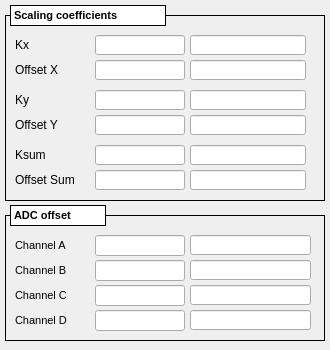
<?xml version="1.0" encoding="UTF-8"?>
<ui version="4.0">
 <class>MainWindow</class>
 <widget class="QMainWindow" name="MainWindow">
  <property name="geometry">
   <rect>
    <x>0</x>
    <y>0</y>
    <width>330</width>
    <height>350</height>
   </rect>
  </property>
  <property name="windowTitle">
   <string>Scaling Coefficients</string>
  </property>
  <property name="Title" stdset="0">
   <string>Kx,Ky &gt;&gt; $(BPM)</string>
  </property>
  <widget class="QWidget" name="centralwidget">
   <widget class="caFrame" name="caframe_2">
    <property name="geometry">
     <rect>
      <x>5</x>
      <y>15</y>
      <width>320</width>
      <height>186</height>
     </rect>
    </property>
    <property name="frameShape">
     <enum>QFrame::Box</enum>
    </property>
    <property name="frameShadow">
     <enum>QFrame::Plain</enum>
    </property>
    <property name="lineWidth">
     <number>1</number>
    </property>
    <property name="midLineWidth">
     <number>1</number>
    </property>
    <property name="background">
     <color>
      <red>0</red>
      <green>0</green>
      <blue>0</blue>
     </color>
    </property>
    <property name="backgroundMode">
     <enum>caFrame::Outline</enum>
    </property>
    <property name="styleSheet" stdset="0">
     <string notr="true"/>
    </property>
    <widget class="caTextEntry" name="bpmid">
     <property name="geometry">
      <rect>
       <x>90</x>
       <y>20</y>
       <width>90</width>
       <height>20</height>
      </rect>
     </property>
     <property name="font">
      <font>
       <family>FreeSans</family>
       <pointsize>10</pointsize>
      </font>
     </property>
     <property name="cursorPosition">
      <number>0</number>
     </property>
     <property name="alignment">
      <set>Qt::AlignRight|Qt::AlignTrailing|Qt::AlignVCenter</set>
     </property>
     <property name="channel" stdset="0">
      <string notr="true">$(BPM):kx_sp</string>
     </property>
     <property name="foreground">
      <color>
       <red>170</red>
       <green>0</green>
       <blue>0</blue>
      </color>
     </property>
     <property name="background">
      <color>
       <red>255</red>
       <green>255</green>
       <blue>127</blue>
      </color>
     </property>
     <property name="colorMode">
      <enum>caLineEdit::Static</enum>
     </property>
     <property name="fontScaleMode" stdset="0">
      <enum>caLineEdit::WidthAndHeight</enum>
     </property>
     <property name="styleSheet" stdset="0">
      <string notr="true">caTextEntry,caLineEdit {background-color: rgba(255, 255, 127, 255); color: rgba(170, 0, 0, 255); border-radius: 1px;} caLineEdit {border: 0px; border-style:outset; padding: 0px 0px 0px 2px; border-color: rgba(0, 0, 0, 255) rgba(0, 0, 0, 255)  rgba(0, 0, 0, 255) rgba(0, 0, 0, 255);} caTextEntry { border: 2px; padding: 0px;} caTextEntry {border-style:inset; border-color: rgba(127, 127, 63, 255) rgba(255, 255, 255, 255)  rgba(255, 255, 255, 255) rgba(127, 127, 63, 255);} caTextEntry:focus {padding: 0px; border: 2px groove rgba(255, 0, 0, 255); border-radius: 1px;} </string>
     </property>
    </widget>
    <widget class="QLabel" name="label_8">
     <property name="geometry">
      <rect>
       <x>10</x>
       <y>20</y>
       <width>26</width>
       <height>20</height>
      </rect>
     </property>
     <property name="font">
      <font>
       <pointsize>9</pointsize>
      </font>
     </property>
     <property name="text">
      <string>Kx</string>
     </property>
    </widget>
    <widget class="caLineEdit" name="calineedit_15">
     <property name="geometry">
      <rect>
       <x>185</x>
       <y>20</y>
       <width>116</width>
       <height>20</height>
      </rect>
     </property>
     <property name="font">
      <font>
       <family>Sans Serif</family>
       <pointsize>10</pointsize>
      </font>
     </property>
     <property name="alignment">
      <set>Qt::AlignCenter</set>
     </property>
     <property name="readOnly">
      <bool>true</bool>
     </property>
     <property name="channel" stdset="0">
      <string notr="true">$(BPM):kx_mon</string>
     </property>
     <property name="foreground">
      <color>
       <red>0</red>
       <green>0</green>
       <blue>0</blue>
      </color>
     </property>
     <property name="background">
      <color>
       <red>255</red>
       <green>255</green>
       <blue>255</blue>
      </color>
     </property>
     <property name="colorMode">
      <enum>caLineEdit::Static</enum>
     </property>
     <property name="frameLineWidth" stdset="0">
      <number>1</number>
     </property>
     <property name="fontScaleMode" stdset="0">
      <enum>caLineEdit::WidthAndHeight</enum>
     </property>
     <property name="unitsEnabled">
      <bool>true</bool>
     </property>
    </widget>
    <widget class="QLabel" name="label_9">
     <property name="geometry">
      <rect>
       <x>10</x>
       <y>45</y>
       <width>61</width>
       <height>20</height>
      </rect>
     </property>
     <property name="font">
      <font>
       <pointsize>9</pointsize>
      </font>
     </property>
     <property name="text">
      <string>Offset X</string>
     </property>
    </widget>
    <widget class="caLineEdit" name="calineedit_16">
     <property name="geometry">
      <rect>
       <x>185</x>
       <y>45</y>
       <width>116</width>
       <height>20</height>
      </rect>
     </property>
     <property name="font">
      <font>
       <family>Sans Serif</family>
       <pointsize>10</pointsize>
      </font>
     </property>
     <property name="alignment">
      <set>Qt::AlignCenter</set>
     </property>
     <property name="readOnly">
      <bool>true</bool>
     </property>
     <property name="channel" stdset="0">
      <string notr="true">$(BPM):off_x_mon</string>
     </property>
     <property name="foreground">
      <color>
       <red>0</red>
       <green>0</green>
       <blue>0</blue>
      </color>
     </property>
     <property name="background">
      <color>
       <red>255</red>
       <green>255</green>
       <blue>255</blue>
      </color>
     </property>
     <property name="colorMode">
      <enum>caLineEdit::Static</enum>
     </property>
     <property name="frameLineWidth" stdset="0">
      <number>1</number>
     </property>
     <property name="fontScaleMode" stdset="0">
      <enum>caLineEdit::WidthAndHeight</enum>
     </property>
     <property name="unitsEnabled">
      <bool>true</bool>
     </property>
    </widget>
    <widget class="caTextEntry" name="bpmid_2">
     <property name="geometry">
      <rect>
       <x>90</x>
       <y>45</y>
       <width>90</width>
       <height>20</height>
      </rect>
     </property>
     <property name="font">
      <font>
       <family>FreeSans</family>
       <pointsize>10</pointsize>
      </font>
     </property>
     <property name="cursorPosition">
      <number>0</number>
     </property>
     <property name="alignment">
      <set>Qt::AlignRight|Qt::AlignTrailing|Qt::AlignVCenter</set>
     </property>
     <property name="channel" stdset="0">
      <string notr="true">$(BPM):off_x_sp</string>
     </property>
     <property name="foreground">
      <color>
       <red>170</red>
       <green>0</green>
       <blue>0</blue>
      </color>
     </property>
     <property name="background">
      <color>
       <red>255</red>
       <green>255</green>
       <blue>127</blue>
      </color>
     </property>
     <property name="colorMode">
      <enum>caLineEdit::Static</enum>
     </property>
     <property name="fontScaleMode" stdset="0">
      <enum>caLineEdit::WidthAndHeight</enum>
     </property>
     <property name="styleSheet" stdset="0">
      <string notr="true">caTextEntry,caLineEdit {background-color: rgba(255, 255, 127, 255); color: rgba(170, 0, 0, 255); border-radius: 1px;} caLineEdit {border: 0px; border-style:outset; padding: 0px 0px 0px 2px; border-color: rgba(0, 0, 0, 255) rgba(0, 0, 0, 255)  rgba(0, 0, 0, 255) rgba(0, 0, 0, 255);} caTextEntry { border: 2px; padding: 0px;} caTextEntry {border-style:inset; border-color: rgba(127, 127, 63, 255) rgba(255, 255, 255, 255)  rgba(255, 255, 255, 255) rgba(127, 127, 63, 255);} caTextEntry:focus {padding: 0px; border: 2px groove rgba(255, 0, 0, 255); border-radius: 1px;} </string>
     </property>
    </widget>
    <widget class="caTextEntry" name="bpmid_4">
     <property name="geometry">
      <rect>
       <x>90</x>
       <y>75</y>
       <width>90</width>
       <height>20</height>
      </rect>
     </property>
     <property name="font">
      <font>
       <family>FreeSans</family>
       <pointsize>10</pointsize>
      </font>
     </property>
     <property name="cursorPosition">
      <number>0</number>
     </property>
     <property name="alignment">
      <set>Qt::AlignRight|Qt::AlignTrailing|Qt::AlignVCenter</set>
     </property>
     <property name="channel" stdset="0">
      <string notr="true">$(BPM):ky_sp</string>
     </property>
     <property name="foreground">
      <color>
       <red>170</red>
       <green>0</green>
       <blue>0</blue>
      </color>
     </property>
     <property name="background">
      <color>
       <red>255</red>
       <green>255</green>
       <blue>127</blue>
      </color>
     </property>
     <property name="colorMode">
      <enum>caLineEdit::Static</enum>
     </property>
     <property name="fontScaleMode" stdset="0">
      <enum>caLineEdit::WidthAndHeight</enum>
     </property>
     <property name="styleSheet" stdset="0">
      <string notr="true">caTextEntry,caLineEdit {background-color: rgba(255, 255, 127, 255); color: rgba(170, 0, 0, 255); border-radius: 1px;} caLineEdit {border: 0px; border-style:outset; padding: 0px 0px 0px 2px; border-color: rgba(0, 0, 0, 255) rgba(0, 0, 0, 255)  rgba(0, 0, 0, 255) rgba(0, 0, 0, 255);} caTextEntry { border: 2px; padding: 0px;} caTextEntry {border-style:inset; border-color: rgba(127, 127, 63, 255) rgba(255, 255, 255, 255)  rgba(255, 255, 255, 255) rgba(127, 127, 63, 255);} caTextEntry:focus {padding: 0px; border: 2px groove rgba(255, 0, 0, 255); border-radius: 1px;} </string>
     </property>
    </widget>
    <widget class="caLineEdit" name="calineedit_18">
     <property name="geometry">
      <rect>
       <x>185</x>
       <y>75</y>
       <width>116</width>
       <height>20</height>
      </rect>
     </property>
     <property name="font">
      <font>
       <family>Sans Serif</family>
       <pointsize>10</pointsize>
      </font>
     </property>
     <property name="alignment">
      <set>Qt::AlignCenter</set>
     </property>
     <property name="readOnly">
      <bool>true</bool>
     </property>
     <property name="channel" stdset="0">
      <string notr="true">$(BPM):ky_mon</string>
     </property>
     <property name="foreground">
      <color>
       <red>0</red>
       <green>0</green>
       <blue>0</blue>
      </color>
     </property>
     <property name="background">
      <color>
       <red>255</red>
       <green>255</green>
       <blue>255</blue>
      </color>
     </property>
     <property name="colorMode">
      <enum>caLineEdit::Static</enum>
     </property>
     <property name="frameLineWidth" stdset="0">
      <number>1</number>
     </property>
     <property name="fontScaleMode" stdset="0">
      <enum>caLineEdit::WidthAndHeight</enum>
     </property>
     <property name="unitsEnabled">
      <bool>true</bool>
     </property>
    </widget>
    <widget class="caLineEdit" name="calineedit_17">
     <property name="geometry">
      <rect>
       <x>185</x>
       <y>100</y>
       <width>116</width>
       <height>20</height>
      </rect>
     </property>
     <property name="font">
      <font>
       <family>Sans Serif</family>
       <pointsize>10</pointsize>
      </font>
     </property>
     <property name="alignment">
      <set>Qt::AlignCenter</set>
     </property>
     <property name="readOnly">
      <bool>true</bool>
     </property>
     <property name="channel" stdset="0">
      <string notr="true">$(BPM):off_y_mon</string>
     </property>
     <property name="foreground">
      <color>
       <red>0</red>
       <green>0</green>
       <blue>0</blue>
      </color>
     </property>
     <property name="background">
      <color>
       <red>255</red>
       <green>255</green>
       <blue>255</blue>
      </color>
     </property>
     <property name="colorMode">
      <enum>caLineEdit::Static</enum>
     </property>
     <property name="frameLineWidth" stdset="0">
      <number>1</number>
     </property>
     <property name="fontScaleMode" stdset="0">
      <enum>caLineEdit::WidthAndHeight</enum>
     </property>
     <property name="unitsEnabled">
      <bool>true</bool>
     </property>
    </widget>
    <widget class="QLabel" name="label_10">
     <property name="geometry">
      <rect>
       <x>10</x>
       <y>75</y>
       <width>26</width>
       <height>20</height>
      </rect>
     </property>
     <property name="font">
      <font>
       <pointsize>9</pointsize>
      </font>
     </property>
     <property name="text">
      <string>Ky</string>
     </property>
    </widget>
    <widget class="QLabel" name="label_11">
     <property name="geometry">
      <rect>
       <x>10</x>
       <y>100</y>
       <width>61</width>
       <height>20</height>
      </rect>
     </property>
     <property name="font">
      <font>
       <pointsize>9</pointsize>
      </font>
     </property>
     <property name="text">
      <string>Offset Y</string>
     </property>
    </widget>
    <widget class="caTextEntry" name="bpmid_3">
     <property name="geometry">
      <rect>
       <x>90</x>
       <y>100</y>
       <width>90</width>
       <height>20</height>
      </rect>
     </property>
     <property name="font">
      <font>
       <family>FreeSans</family>
       <pointsize>10</pointsize>
      </font>
     </property>
     <property name="cursorPosition">
      <number>0</number>
     </property>
     <property name="alignment">
      <set>Qt::AlignRight|Qt::AlignTrailing|Qt::AlignVCenter</set>
     </property>
     <property name="channel" stdset="0">
      <string notr="true">$(BPM):off_y_sp</string>
     </property>
     <property name="foreground">
      <color>
       <red>170</red>
       <green>0</green>
       <blue>0</blue>
      </color>
     </property>
     <property name="background">
      <color>
       <red>255</red>
       <green>255</green>
       <blue>127</blue>
      </color>
     </property>
     <property name="colorMode">
      <enum>caLineEdit::Static</enum>
     </property>
     <property name="fontScaleMode" stdset="0">
      <enum>caLineEdit::WidthAndHeight</enum>
     </property>
     <property name="styleSheet" stdset="0">
      <string notr="true">caTextEntry,caLineEdit {background-color: rgba(255, 255, 127, 255); color: rgba(170, 0, 0, 255); border-radius: 1px;} caLineEdit {border: 0px; border-style:outset; padding: 0px 0px 0px 2px; border-color: rgba(0, 0, 0, 255) rgba(0, 0, 0, 255)  rgba(0, 0, 0, 255) rgba(0, 0, 0, 255);} caTextEntry { border: 2px; padding: 0px;} caTextEntry {border-style:inset; border-color: rgba(127, 127, 63, 255) rgba(255, 255, 255, 255)  rgba(255, 255, 255, 255) rgba(127, 127, 63, 255);} caTextEntry:focus {padding: 0px; border: 2px groove rgba(255, 0, 0, 255); border-radius: 1px;} </string>
     </property>
    </widget>
    <widget class="caTextEntry" name="bpmid_6">
     <property name="geometry">
      <rect>
       <x>90</x>
       <y>155</y>
       <width>90</width>
       <height>20</height>
      </rect>
     </property>
     <property name="font">
      <font>
       <family>FreeSans</family>
       <pointsize>10</pointsize>
      </font>
     </property>
     <property name="cursorPosition">
      <number>0</number>
     </property>
     <property name="alignment">
      <set>Qt::AlignRight|Qt::AlignTrailing|Qt::AlignVCenter</set>
     </property>
     <property name="channel" stdset="0">
      <string notr="true">$(BPM):off_s_sp</string>
     </property>
     <property name="foreground">
      <color>
       <red>170</red>
       <green>0</green>
       <blue>0</blue>
      </color>
     </property>
     <property name="background">
      <color>
       <red>255</red>
       <green>255</green>
       <blue>127</blue>
      </color>
     </property>
     <property name="colorMode">
      <enum>caLineEdit::Static</enum>
     </property>
     <property name="fontScaleMode" stdset="0">
      <enum>caLineEdit::WidthAndHeight</enum>
     </property>
     <property name="styleSheet" stdset="0">
      <string notr="true">caTextEntry,caLineEdit {background-color: rgba(255, 255, 127, 255); color: rgba(170, 0, 0, 255); border-radius: 1px;} caLineEdit {border: 0px; border-style:outset; padding: 0px 0px 0px 2px; border-color: rgba(0, 0, 0, 255) rgba(0, 0, 0, 255)  rgba(0, 0, 0, 255) rgba(0, 0, 0, 255);} caTextEntry { border: 2px; padding: 0px;} caTextEntry {border-style:inset; border-color: rgba(127, 127, 63, 255) rgba(255, 255, 255, 255)  rgba(255, 255, 255, 255) rgba(127, 127, 63, 255);} caTextEntry:focus {padding: 0px; border: 2px groove rgba(255, 0, 0, 255); border-radius: 1px;} </string>
     </property>
    </widget>
    <widget class="caLineEdit" name="calineedit_19">
     <property name="geometry">
      <rect>
       <x>185</x>
       <y>130</y>
       <width>116</width>
       <height>20</height>
      </rect>
     </property>
     <property name="font">
      <font>
       <family>Sans Serif</family>
       <pointsize>10</pointsize>
      </font>
     </property>
     <property name="alignment">
      <set>Qt::AlignCenter</set>
     </property>
     <property name="readOnly">
      <bool>true</bool>
     </property>
     <property name="channel" stdset="0">
      <string notr="true">$(BPM):ks_mon</string>
     </property>
     <property name="foreground">
      <color>
       <red>0</red>
       <green>0</green>
       <blue>0</blue>
      </color>
     </property>
     <property name="background">
      <color>
       <red>255</red>
       <green>255</green>
       <blue>255</blue>
      </color>
     </property>
     <property name="colorMode">
      <enum>caLineEdit::Static</enum>
     </property>
     <property name="frameLineWidth" stdset="0">
      <number>1</number>
     </property>
     <property name="fontScaleMode" stdset="0">
      <enum>caLineEdit::WidthAndHeight</enum>
     </property>
     <property name="unitsEnabled">
      <bool>true</bool>
     </property>
    </widget>
    <widget class="QLabel" name="label_12">
     <property name="geometry">
      <rect>
       <x>10</x>
       <y>130</y>
       <width>51</width>
       <height>20</height>
      </rect>
     </property>
     <property name="font">
      <font>
       <pointsize>9</pointsize>
      </font>
     </property>
     <property name="text">
      <string>Ksum</string>
     </property>
    </widget>
    <widget class="caTextEntry" name="bpmid_5">
     <property name="geometry">
      <rect>
       <x>90</x>
       <y>130</y>
       <width>90</width>
       <height>20</height>
      </rect>
     </property>
     <property name="font">
      <font>
       <family>FreeSans</family>
       <pointsize>10</pointsize>
      </font>
     </property>
     <property name="cursorPosition">
      <number>0</number>
     </property>
     <property name="alignment">
      <set>Qt::AlignRight|Qt::AlignTrailing|Qt::AlignVCenter</set>
     </property>
     <property name="channel" stdset="0">
      <string notr="true">$(BPM):ks_sp</string>
     </property>
     <property name="foreground">
      <color>
       <red>170</red>
       <green>0</green>
       <blue>0</blue>
      </color>
     </property>
     <property name="background">
      <color>
       <red>255</red>
       <green>255</green>
       <blue>127</blue>
      </color>
     </property>
     <property name="colorMode">
      <enum>caLineEdit::Static</enum>
     </property>
     <property name="fontScaleMode" stdset="0">
      <enum>caLineEdit::WidthAndHeight</enum>
     </property>
     <property name="styleSheet" stdset="0">
      <string notr="true">caTextEntry,caLineEdit {background-color: rgba(255, 255, 127, 255); color: rgba(170, 0, 0, 255); border-radius: 1px;} caLineEdit {border: 0px; border-style:outset; padding: 0px 0px 0px 2px; border-color: rgba(0, 0, 0, 255) rgba(0, 0, 0, 255)  rgba(0, 0, 0, 255) rgba(0, 0, 0, 255);} caTextEntry { border: 2px; padding: 0px;} caTextEntry {border-style:inset; border-color: rgba(127, 127, 63, 255) rgba(255, 255, 255, 255)  rgba(255, 255, 255, 255) rgba(127, 127, 63, 255);} caTextEntry:focus {padding: 0px; border: 2px groove rgba(255, 0, 0, 255); border-radius: 1px;} </string>
     </property>
    </widget>
    <widget class="QLabel" name="label_13">
     <property name="geometry">
      <rect>
       <x>10</x>
       <y>155</y>
       <width>76</width>
       <height>20</height>
      </rect>
     </property>
     <property name="font">
      <font>
       <pointsize>9</pointsize>
      </font>
     </property>
     <property name="text">
      <string>Offset Sum</string>
     </property>
    </widget>
    <widget class="caLineEdit" name="calineedit_20">
     <property name="geometry">
      <rect>
       <x>185</x>
       <y>155</y>
       <width>116</width>
       <height>20</height>
      </rect>
     </property>
     <property name="font">
      <font>
       <family>Sans Serif</family>
       <pointsize>10</pointsize>
      </font>
     </property>
     <property name="alignment">
      <set>Qt::AlignCenter</set>
     </property>
     <property name="readOnly">
      <bool>true</bool>
     </property>
     <property name="channel" stdset="0">
      <string notr="true">$(BPM):off_s_mon</string>
     </property>
     <property name="foreground">
      <color>
       <red>0</red>
       <green>0</green>
       <blue>0</blue>
      </color>
     </property>
     <property name="background">
      <color>
       <red>255</red>
       <green>255</green>
       <blue>255</blue>
      </color>
     </property>
     <property name="colorMode">
      <enum>caLineEdit::Static</enum>
     </property>
     <property name="frameLineWidth" stdset="0">
      <number>1</number>
     </property>
     <property name="fontScaleMode" stdset="0">
      <enum>caLineEdit::WidthAndHeight</enum>
     </property>
     <property name="unitsEnabled">
      <bool>true</bool>
     </property>
    </widget>
   </widget>
   <widget class="caFrame" name="caframe_5">
    <property name="geometry">
     <rect>
      <x>5</x>
      <y>215</y>
      <width>320</width>
      <height>126</height>
     </rect>
    </property>
    <property name="font">
     <font>
      <pointsize>8</pointsize>
     </font>
    </property>
    <property name="autoFillBackground">
     <bool>false</bool>
    </property>
    <property name="frameShape">
     <enum>QFrame::Box</enum>
    </property>
    <property name="frameShadow">
     <enum>QFrame::Plain</enum>
    </property>
    <property name="lineWidth">
     <number>1</number>
    </property>
    <property name="midLineWidth">
     <number>1</number>
    </property>
    <property name="background">
     <color>
      <red>0</red>
      <green>0</green>
      <blue>0</blue>
     </color>
    </property>
    <property name="backgroundMode">
     <enum>caFrame::Outline</enum>
    </property>
    <widget class="QLabel" name="label_20">
     <property name="geometry">
      <rect>
       <x>10</x>
       <y>20</y>
       <width>66</width>
       <height>20</height>
      </rect>
     </property>
     <property name="font">
      <font>
       <pointsize>8</pointsize>
      </font>
     </property>
     <property name="text">
      <string>Channel A</string>
     </property>
     <property name="alignment">
      <set>Qt::AlignLeading|Qt::AlignLeft|Qt::AlignVCenter</set>
     </property>
    </widget>
    <widget class="caLineEdit" name="calineedit_21">
     <property name="geometry">
      <rect>
       <x>185</x>
       <y>20</y>
       <width>121</width>
       <height>20</height>
      </rect>
     </property>
     <property name="font">
      <font>
       <family>Sans Serif</family>
       <pointsize>10</pointsize>
      </font>
     </property>
     <property name="alignment">
      <set>Qt::AlignRight|Qt::AlignTrailing|Qt::AlignVCenter</set>
     </property>
     <property name="readOnly">
      <bool>true</bool>
     </property>
     <property name="channel" stdset="0">
      <string notr="true">$(BPM):conf:adc_offset:A_mon</string>
     </property>
     <property name="foreground">
      <color>
       <red>0</red>
       <green>0</green>
       <blue>0</blue>
      </color>
     </property>
     <property name="background">
      <color>
       <red>255</red>
       <green>255</green>
       <blue>255</blue>
      </color>
     </property>
     <property name="colorMode">
      <enum>caLineEdit::Static</enum>
     </property>
     <property name="frameLineWidth" stdset="0">
      <number>1</number>
     </property>
     <property name="fontScaleMode" stdset="0">
      <enum>caLineEdit::WidthAndHeight</enum>
     </property>
     <property name="unitsEnabled">
      <bool>true</bool>
     </property>
    </widget>
    <widget class="caTextEntry" name="catextentry_14">
     <property name="geometry">
      <rect>
       <x>90</x>
       <y>20</y>
       <width>90</width>
       <height>21</height>
      </rect>
     </property>
     <property name="alignment">
      <set>Qt::AlignRight|Qt::AlignTrailing|Qt::AlignVCenter</set>
     </property>
     <property name="channel" stdset="0">
      <string notr="true">$(BPM):conf:adc_offset:A_sp</string>
     </property>
     <property name="foreground">
      <color>
       <red>170</red>
       <green>0</green>
       <blue>0</blue>
      </color>
     </property>
     <property name="background">
      <color>
       <red>255</red>
       <green>255</green>
       <blue>127</blue>
      </color>
     </property>
     <property name="colorMode">
      <enum>caLineEdit::Static</enum>
     </property>
     <property name="limitsMode">
      <enum>caLineEdit::User</enum>
     </property>
     <property name="maxValue">
      <double>50000000.000000000000000</double>
     </property>
     <property name="minValue">
      <double>0.000000000000000</double>
     </property>
    </widget>
    <widget class="QLabel" name="label_21">
     <property name="geometry">
      <rect>
       <x>10</x>
       <y>45</y>
       <width>66</width>
       <height>20</height>
      </rect>
     </property>
     <property name="font">
      <font>
       <pointsize>8</pointsize>
      </font>
     </property>
     <property name="text">
      <string>Channel B</string>
     </property>
     <property name="alignment">
      <set>Qt::AlignLeading|Qt::AlignLeft|Qt::AlignVCenter</set>
     </property>
    </widget>
    <widget class="caLineEdit" name="calineedit_22">
     <property name="geometry">
      <rect>
       <x>185</x>
       <y>45</y>
       <width>121</width>
       <height>20</height>
      </rect>
     </property>
     <property name="font">
      <font>
       <family>Sans Serif</family>
       <pointsize>10</pointsize>
      </font>
     </property>
     <property name="alignment">
      <set>Qt::AlignRight|Qt::AlignTrailing|Qt::AlignVCenter</set>
     </property>
     <property name="readOnly">
      <bool>true</bool>
     </property>
     <property name="channel" stdset="0">
      <string notr="true">$(BPM):conf:adc_offset:B_mon</string>
     </property>
     <property name="foreground">
      <color>
       <red>0</red>
       <green>0</green>
       <blue>0</blue>
      </color>
     </property>
     <property name="background">
      <color>
       <red>255</red>
       <green>255</green>
       <blue>255</blue>
      </color>
     </property>
     <property name="colorMode">
      <enum>caLineEdit::Static</enum>
     </property>
     <property name="frameLineWidth" stdset="0">
      <number>1</number>
     </property>
     <property name="fontScaleMode" stdset="0">
      <enum>caLineEdit::WidthAndHeight</enum>
     </property>
     <property name="unitsEnabled">
      <bool>true</bool>
     </property>
    </widget>
    <widget class="caTextEntry" name="catextentry_15">
     <property name="geometry">
      <rect>
       <x>90</x>
       <y>45</y>
       <width>90</width>
       <height>21</height>
      </rect>
     </property>
     <property name="alignment">
      <set>Qt::AlignRight|Qt::AlignTrailing|Qt::AlignVCenter</set>
     </property>
     <property name="channel" stdset="0">
      <string notr="true">$(BPM):conf:adc_offset:B_sp</string>
     </property>
     <property name="foreground">
      <color>
       <red>170</red>
       <green>0</green>
       <blue>0</blue>
      </color>
     </property>
     <property name="background">
      <color>
       <red>255</red>
       <green>255</green>
       <blue>127</blue>
      </color>
     </property>
     <property name="colorMode">
      <enum>caLineEdit::Static</enum>
     </property>
     <property name="limitsMode">
      <enum>caLineEdit::User</enum>
     </property>
     <property name="maxValue">
      <double>50000000.000000000000000</double>
     </property>
     <property name="minValue">
      <double>0.000000000000000</double>
     </property>
    </widget>
    <widget class="QLabel" name="label_23">
     <property name="geometry">
      <rect>
       <x>10</x>
       <y>70</y>
       <width>66</width>
       <height>20</height>
      </rect>
     </property>
     <property name="font">
      <font>
       <pointsize>8</pointsize>
      </font>
     </property>
     <property name="text">
      <string>Channel C</string>
     </property>
     <property name="alignment">
      <set>Qt::AlignLeading|Qt::AlignLeft|Qt::AlignVCenter</set>
     </property>
    </widget>
    <widget class="caLineEdit" name="calineedit_23">
     <property name="geometry">
      <rect>
       <x>185</x>
       <y>70</y>
       <width>121</width>
       <height>20</height>
      </rect>
     </property>
     <property name="font">
      <font>
       <family>Sans Serif</family>
       <pointsize>10</pointsize>
      </font>
     </property>
     <property name="alignment">
      <set>Qt::AlignRight|Qt::AlignTrailing|Qt::AlignVCenter</set>
     </property>
     <property name="readOnly">
      <bool>true</bool>
     </property>
     <property name="channel" stdset="0">
      <string notr="true">$(BPM):conf:adc_offset:C_mon</string>
     </property>
     <property name="foreground">
      <color>
       <red>0</red>
       <green>0</green>
       <blue>0</blue>
      </color>
     </property>
     <property name="background">
      <color>
       <red>255</red>
       <green>255</green>
       <blue>255</blue>
      </color>
     </property>
     <property name="colorMode">
      <enum>caLineEdit::Static</enum>
     </property>
     <property name="frameLineWidth" stdset="0">
      <number>1</number>
     </property>
     <property name="fontScaleMode" stdset="0">
      <enum>caLineEdit::WidthAndHeight</enum>
     </property>
     <property name="unitsEnabled">
      <bool>true</bool>
     </property>
    </widget>
    <widget class="caTextEntry" name="catextentry_16">
     <property name="geometry">
      <rect>
       <x>90</x>
       <y>70</y>
       <width>90</width>
       <height>21</height>
      </rect>
     </property>
     <property name="alignment">
      <set>Qt::AlignRight|Qt::AlignTrailing|Qt::AlignVCenter</set>
     </property>
     <property name="channel" stdset="0">
      <string notr="true">$(BPM):conf:adc_offset:C_sp</string>
     </property>
     <property name="foreground">
      <color>
       <red>170</red>
       <green>0</green>
       <blue>0</blue>
      </color>
     </property>
     <property name="background">
      <color>
       <red>255</red>
       <green>255</green>
       <blue>127</blue>
      </color>
     </property>
     <property name="colorMode">
      <enum>caLineEdit::Static</enum>
     </property>
     <property name="limitsMode">
      <enum>caLineEdit::User</enum>
     </property>
     <property name="maxValue">
      <double>50000000.000000000000000</double>
     </property>
     <property name="minValue">
      <double>0.000000000000000</double>
     </property>
    </widget>
    <widget class="QLabel" name="label_24">
     <property name="geometry">
      <rect>
       <x>10</x>
       <y>95</y>
       <width>66</width>
       <height>20</height>
      </rect>
     </property>
     <property name="font">
      <font>
       <pointsize>8</pointsize>
      </font>
     </property>
     <property name="text">
      <string>Channel D</string>
     </property>
     <property name="alignment">
      <set>Qt::AlignLeading|Qt::AlignLeft|Qt::AlignVCenter</set>
     </property>
    </widget>
    <widget class="caLineEdit" name="calineedit_24">
     <property name="geometry">
      <rect>
       <x>185</x>
       <y>95</y>
       <width>121</width>
       <height>20</height>
      </rect>
     </property>
     <property name="font">
      <font>
       <family>Sans Serif</family>
       <pointsize>10</pointsize>
      </font>
     </property>
     <property name="alignment">
      <set>Qt::AlignRight|Qt::AlignTrailing|Qt::AlignVCenter</set>
     </property>
     <property name="readOnly">
      <bool>true</bool>
     </property>
     <property name="channel" stdset="0">
      <string notr="true">$(BPM):conf:adc_offset:D_mon</string>
     </property>
     <property name="foreground">
      <color>
       <red>0</red>
       <green>0</green>
       <blue>0</blue>
      </color>
     </property>
     <property name="background">
      <color>
       <red>255</red>
       <green>255</green>
       <blue>255</blue>
      </color>
     </property>
     <property name="colorMode">
      <enum>caLineEdit::Static</enum>
     </property>
     <property name="frameLineWidth" stdset="0">
      <number>1</number>
     </property>
     <property name="fontScaleMode" stdset="0">
      <enum>caLineEdit::WidthAndHeight</enum>
     </property>
     <property name="unitsEnabled">
      <bool>true</bool>
     </property>
    </widget>
    <widget class="caTextEntry" name="catextentry_17">
     <property name="geometry">
      <rect>
       <x>90</x>
       <y>95</y>
       <width>90</width>
       <height>21</height>
      </rect>
     </property>
     <property name="alignment">
      <set>Qt::AlignRight|Qt::AlignTrailing|Qt::AlignVCenter</set>
     </property>
     <property name="channel" stdset="0">
      <string notr="true">$(BPM):conf:adc_offset:D_sp</string>
     </property>
     <property name="foreground">
      <color>
       <red>170</red>
       <green>0</green>
       <blue>0</blue>
      </color>
     </property>
     <property name="background">
      <color>
       <red>255</red>
       <green>255</green>
       <blue>127</blue>
      </color>
     </property>
     <property name="colorMode">
      <enum>caLineEdit::Static</enum>
     </property>
     <property name="limitsMode">
      <enum>caLineEdit::User</enum>
     </property>
     <property name="maxValue">
      <double>50000000.000000000000000</double>
     </property>
     <property name="minValue">
      <double>0.000000000000000</double>
     </property>
    </widget>
   </widget>
   <widget class="QLabel" name="label_37">
    <property name="geometry">
     <rect>
      <x>10</x>
      <y>205</y>
      <width>96</width>
      <height>21</height>
     </rect>
    </property>
    <property name="font">
     <font>
      <pointsize>8</pointsize>
      <weight>75</weight>
      <bold>true</bold>
     </font>
    </property>
    <property name="styleSheet">
     <string notr="true">background-color: rgb(255, 255, 255);</string>
    </property>
    <property name="frameShape">
     <enum>QFrame::Box</enum>
    </property>
    <property name="text">
     <string>ADC offset</string>
    </property>
   </widget>
   <widget class="QLabel" name="label_38">
    <property name="geometry">
     <rect>
      <x>10</x>
      <y>5</y>
      <width>156</width>
      <height>21</height>
     </rect>
    </property>
    <property name="font">
     <font>
      <pointsize>8</pointsize>
      <weight>75</weight>
      <bold>true</bold>
     </font>
    </property>
    <property name="styleSheet">
     <string notr="true">background-color: rgb(255, 255, 255);</string>
    </property>
    <property name="frameShape">
     <enum>QFrame::Box</enum>
    </property>
    <property name="text">
     <string>Scaling coefficients</string>
    </property>
   </widget>
  </widget>
 </widget>
 <customwidgets>
  <customwidget>
   <class>caTextEntry</class>
   <extends>caLineEdit</extends>
   <header>caTextEntry</header>
  </customwidget>
  <customwidget>
   <class>caFrame</class>
   <extends>QFrame</extends>
   <header>caFrame</header>
   <container>1</container>
  </customwidget>
  <customwidget>
   <class>caLineEdit</class>
   <extends>QLineEdit</extends>
   <header>caLineEdit</header>
  </customwidget>
 </customwidgets>
 <resources/>
 <connections/>
</ui>
